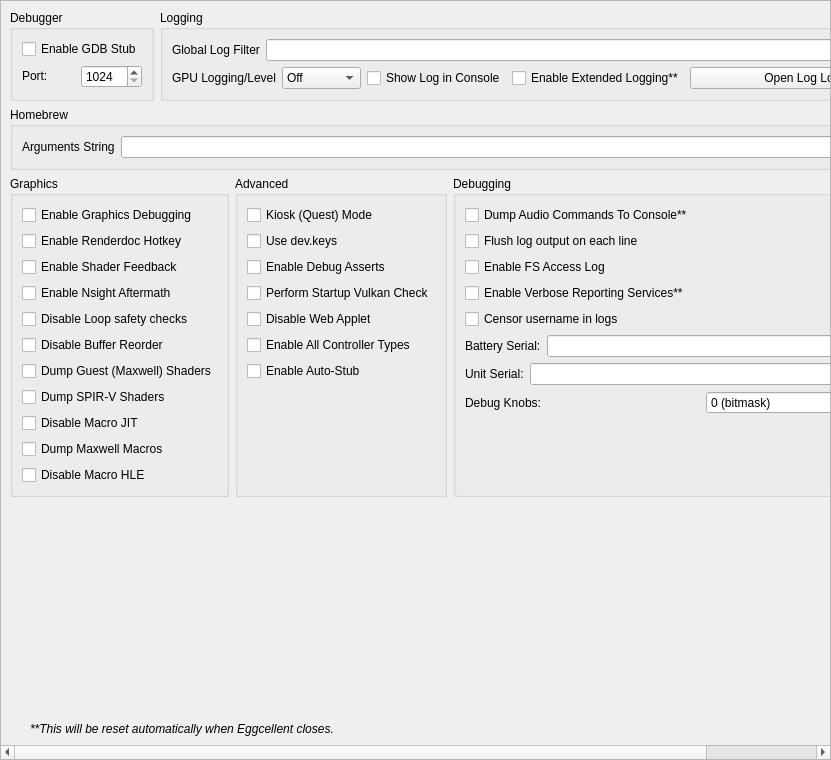
<?xml version="1.0" encoding="UTF-8"?>
<ui version="4.0">
 <class>ConfigureDebug</class>
 <widget class="QScrollArea" name="ConfigureDebug">
  <property name="geometry">
   <rect>
    <x>0</x>
    <y>0</y>
    <width>831</width>
    <height>760</height>
   </rect>
  </property>
  <property name="widgetResizable">
   <bool>true</bool>
  </property>
  <widget class="QWidget" name="widget">
   <property name="geometry">
    <rect>
     <x>0</x>
     <y>0</y>
     <width>829</width>
     <height>758</height>
    </rect>
   </property>
   <layout class="QVBoxLayout" name="verticalLayout_1">
    <item>
     <layout class="QHBoxLayout" name="horizontalLayout">
      <property name="topMargin">
       <number>0</number>
      </property>
      <item>
       <widget class="QGroupBox" name="groupBox">
        <property name="sizePolicy">
         <sizepolicy hsizetype="Preferred" vsizetype="Preferred">
          <horstretch>0</horstretch>
          <verstretch>0</verstretch>
         </sizepolicy>
        </property>
        <property name="title">
         <string>Debugger</string>
        </property>
        <property name="alignment">
         <set>Qt::AlignmentFlag::AlignLeading|Qt::AlignmentFlag::AlignLeft|Qt::AlignmentFlag::AlignTop</set>
        </property>
        <property name="flat">
         <bool>false</bool>
        </property>
        <property name="checkable">
         <bool>false</bool>
        </property>
        <layout class="QVBoxLayout" name="verticalLayout_3">
         <item>
          <widget class="QWidget" name="debug_widget" native="true">
           <property name="sizePolicy">
            <sizepolicy hsizetype="Preferred" vsizetype="Maximum">
             <horstretch>0</horstretch>
             <verstretch>0</verstretch>
            </sizepolicy>
           </property>
           <layout class="QVBoxLayout" name="verticalLayout">
            <property name="sizeConstraint">
             <enum>QLayout::SizeConstraint::SetDefaultConstraint</enum>
            </property>
            <property name="leftMargin">
             <number>0</number>
            </property>
            <property name="topMargin">
             <number>0</number>
            </property>
            <property name="rightMargin">
             <number>0</number>
            </property>
            <property name="bottomMargin">
             <number>0</number>
            </property>
            <item>
             <widget class="QCheckBox" name="toggle_gdbstub">
              <property name="sizePolicy">
               <sizepolicy hsizetype="Maximum" vsizetype="Maximum">
                <horstretch>0</horstretch>
                <verstretch>0</verstretch>
               </sizepolicy>
              </property>
              <property name="text">
               <string>Enable GDB Stub</string>
              </property>
             </widget>
            </item>
            <item>
             <widget class="QWidget" name="horizontalWidget_3" native="true">
              <property name="sizePolicy">
               <sizepolicy hsizetype="Preferred" vsizetype="Maximum">
                <horstretch>0</horstretch>
                <verstretch>0</verstretch>
               </sizepolicy>
              </property>
              <layout class="QHBoxLayout" name="horizontalLayout_3">
               <property name="leftMargin">
                <number>0</number>
               </property>
               <property name="topMargin">
                <number>0</number>
               </property>
               <property name="rightMargin">
                <number>0</number>
               </property>
               <property name="bottomMargin">
                <number>0</number>
               </property>
               <item>
                <widget class="QLabel" name="label_11">
                 <property name="sizePolicy">
                  <sizepolicy hsizetype="Minimum" vsizetype="Maximum">
                   <horstretch>0</horstretch>
                   <verstretch>0</verstretch>
                  </sizepolicy>
                 </property>
                 <property name="text">
                  <string>Port:</string>
                 </property>
                </widget>
               </item>
               <item>
                <widget class="QSpinBox" name="gdbport_spinbox">
                 <property name="sizePolicy">
                  <sizepolicy hsizetype="Preferred" vsizetype="Maximum">
                   <horstretch>0</horstretch>
                   <verstretch>0</verstretch>
                  </sizepolicy>
                 </property>
                 <property name="minimum">
                  <number>1024</number>
                 </property>
                 <property name="maximum">
                  <number>65535</number>
                 </property>
                </widget>
               </item>
              </layout>
             </widget>
            </item>
           </layout>
          </widget>
         </item>
        </layout>
       </widget>
      </item>
      <item>
       <widget class="QGroupBox" name="groupBox_2">
        <property name="sizePolicy">
         <sizepolicy hsizetype="Expanding" vsizetype="Preferred">
          <horstretch>0</horstretch>
          <verstretch>0</verstretch>
         </sizepolicy>
        </property>
        <property name="title">
         <string>Logging</string>
        </property>
        <layout class="QGridLayout" name="gridLayout_1">
         <item row="0" column="0" colspan="4">
          <widget class="QWidget" name="logging_widget" native="true">
           <property name="sizePolicy">
            <sizepolicy hsizetype="Preferred" vsizetype="Maximum">
             <horstretch>0</horstretch>
             <verstretch>0</verstretch>
            </sizepolicy>
           </property>
           <layout class="QHBoxLayout" name="horizontalLayout_1">
            <property name="leftMargin">
             <number>0</number>
            </property>
            <property name="topMargin">
             <number>0</number>
            </property>
            <property name="rightMargin">
             <number>0</number>
            </property>
            <property name="bottomMargin">
             <number>0</number>
            </property>
            <item>
             <widget class="QLabel" name="label_1">
              <property name="sizePolicy">
               <sizepolicy hsizetype="Preferred" vsizetype="Preferred">
                <horstretch>0</horstretch>
                <verstretch>0</verstretch>
               </sizepolicy>
              </property>
              <property name="text">
               <string>Global Log Filter</string>
              </property>
             </widget>
            </item>
            <item>
             <widget class="QLineEdit" name="log_filter_edit"/>
            </item>
           </layout>
          </widget>
         </item>
         <item row="1" column="0">
          <widget class="QWidget" name="gpu_log_level_widget" native="true">
           <property name="sizePolicy">
            <sizepolicy hsizetype="Preferred" vsizetype="Maximum">
             <horstretch>0</horstretch>
             <verstretch>0</verstretch>
            </sizepolicy>
           </property>
           <layout class="QHBoxLayout" name="gpu_log_level_layout">
            <property name="leftMargin">
             <number>0</number>
            </property>
            <property name="topMargin">
             <number>0</number>
            </property>
            <property name="rightMargin">
             <number>0</number>
            </property>
            <property name="bottomMargin">
             <number>0</number>
            </property>
            <item>
             <widget class="QLabel" name="gpu_log_level_label">
              <property name="text">
               <string>GPU Logging/Level</string>
              </property>
             </widget>
            </item>
            <item>
             <widget class="QComboBox" name="gpu_log_level">
              <property name="toolTip">
               <string>Detail level for GPU logs. Off disables logging entirely.</string>
              </property>
              <item>
               <property name="text">
                <string>Off</string>
               </property>
              </item>
              <item>
               <property name="text">
                <string>Errors</string>
               </property>
              </item>
              <item>
               <property name="text">
                <string>Standard</string>
               </property>
              </item>
              <item>
               <property name="text">
                <string>Verbose</string>
               </property>
              </item>
              <item>
               <property name="text">
                <string>All</string>
               </property>
              </item>
             </widget>
            </item>
           </layout>
          </widget>
         </item>
         <item row="1" column="1">
          <widget class="QCheckBox" name="toggle_console">
           <property name="text">
            <string>Show Log in Console</string>
           </property>
          </widget>
         </item>
         <item row="1" column="2">
          <widget class="QCheckBox" name="extended_logging">
           <property name="enabled">
            <bool>true</bool>
           </property>
           <property name="toolTip">
            <string>When checked, the max size of the log increases from 100 MB to 1 GB</string>
           </property>
           <property name="text">
            <string>Enable Extended Logging**</string>
           </property>
          </widget>
         </item>
         <item row="1" column="3">
          <widget class="QPushButton" name="open_log_button">
           <property name="sizePolicy">
            <sizepolicy hsizetype="Expanding" vsizetype="Maximum">
             <horstretch>1</horstretch>
             <verstretch>0</verstretch>
            </sizepolicy>
           </property>
           <property name="minimumSize">
            <size>
             <width>250</width>
             <height>0</height>
            </size>
           </property>
           <property name="text">
            <string>Open Log Location</string>
           </property>
          </widget>
         </item>
        </layout>
       </widget>
      </item>
     </layout>
    </item>
    <item>
     <widget class="QGroupBox" name="groupBox_3">
      <property name="title">
       <string>Homebrew</string>
      </property>
      <layout class="QVBoxLayout" name="verticalLayout_5">
       <item>
        <layout class="QHBoxLayout" name="horizontalLayout_4">
         <item>
          <widget class="QLabel" name="label_3">
           <property name="text">
            <string>Arguments String</string>
           </property>
          </widget>
         </item>
         <item>
          <widget class="QLineEdit" name="homebrew_args_edit"/>
         </item>
        </layout>
       </item>
      </layout>
     </widget>
    </item>
    <item>
     <layout class="QHBoxLayout" name="horizontalLayout_2">
      <item>
       <widget class="QGroupBox" name="groupBox_4">
        <property name="title">
         <string>Graphics</string>
        </property>
        <layout class="QGridLayout" name="gridLayout_2">
         <item row="4" column="0">
          <widget class="QCheckBox" name="disable_loop_safety_checks">
           <property name="toolTip">
            <string>When checked, it executes shaders without loop logic changes</string>
           </property>
           <property name="text">
            <string>Disable Loop safety checks</string>
           </property>
          </widget>
         </item>
         <item row="9" column="0">
          <widget class="QCheckBox" name="dump_macros">
           <property name="enabled">
            <bool>true</bool>
           </property>
           <property name="toolTip">
            <string>When checked, it will dump all the macro programs of the GPU</string>
           </property>
           <property name="text">
            <string>Dump Maxwell Macros</string>
           </property>
          </widget>
         </item>
         <item row="3" column="0">
          <widget class="QCheckBox" name="enable_nsight_aftermath">
           <property name="toolTip">
            <string>When checked, it enables Nsight Aftermath crash dumps</string>
           </property>
           <property name="text">
            <string>Enable Nsight Aftermath</string>
           </property>
          </widget>
         </item>
         <item row="6" column="0">
          <widget class="QCheckBox" name="dump_guest_shaders">
           <property name="enabled">
            <bool>true</bool>
           </property>
           <property name="toolTip">
            <string>When checked, it will dump original Maxwell guest shader bytecode (the input to the recompiler) as .ash files under DumpDir/shaders/. Useful for inspection with nvdisasm.</string>
           </property>
           <property name="text">
            <string>Dump Guest (Maxwell) Shaders</string>
           </property>
          </widget>
         </item>
         <item row="1" column="0">
          <widget class="QCheckBox" name="enable_renderdoc_hotkey">
           <property name="text">
            <string>Enable Renderdoc Hotkey</string>
           </property>
          </widget>
         </item>
         <item row="8" column="0">
          <widget class="QCheckBox" name="disable_macro_jit">
           <property name="enabled">
            <bool>true</bool>
           </property>
           <property name="toolTip">
            <string>When checked, it disables the macro Just In Time compiler. Enabling this makes games run slower</string>
           </property>
           <property name="text">
            <string>Disable Macro JIT</string>
           </property>
          </widget>
         </item>
         <item row="10" column="0">
          <widget class="QCheckBox" name="disable_macro_hle">
           <property name="enabled">
            <bool>true</bool>
           </property>
           <property name="toolTip">
            <string>When checked, it disables the macro HLE functions. Enabling this makes games run slower</string>
           </property>
           <property name="text">
            <string>Disable Macro HLE</string>
           </property>
          </widget>
         </item>
         <item row="0" column="0">
          <widget class="QCheckBox" name="enable_graphics_debugging">
           <property name="enabled">
            <bool>true</bool>
           </property>
           <property name="toolTip">
            <string>When checked, the graphics API enters a slower debugging mode</string>
           </property>
           <property name="text">
            <string>Enable Graphics Debugging</string>
           </property>
          </widget>
         </item>
         <item row="11" column="0">
          <spacer name="verticalSpacer_5">
           <property name="orientation">
            <enum>Qt::Orientation::Vertical</enum>
           </property>
           <property name="sizeType">
            <enum>QSizePolicy::Policy::Preferred</enum>
           </property>
           <property name="sizeHint" stdset="0">
            <size>
             <width>20</width>
             <height>0</height>
            </size>
           </property>
          </spacer>
         </item>
         <item row="2" column="0">
          <widget class="QCheckBox" name="enable_shader_feedback">
           <property name="toolTip">
            <string>When checked, yuzu will log statistics about the compiled pipeline cache</string>
           </property>
           <property name="text">
            <string>Enable Shader Feedback</string>
           </property>
          </widget>
         </item>
         <item row="5" column="0">
          <widget class="QCheckBox" name="disable_buffer_reorder">
           <property name="toolTip">
            <string>&lt;html&gt;&lt;head/&gt;&lt;body&gt;&lt;p&gt;When checked, disables reordering of mapped memory uploads which allows to associate uploads with specific draws. May reduce performance in some cases.&lt;/p&gt;&lt;/body&gt;&lt;/html&gt;</string>
           </property>
           <property name="text">
            <string>Disable Buffer Reorder</string>
           </property>
          </widget>
         </item>
         <item row="7" column="0">
          <widget class="QCheckBox" name="gpu_log_shader_dumps">
           <property name="toolTip">
            <string>When checked, it will dump the recompiler's output SPIR-V binaries (.spv) under LogDir/shaders/. Inspect via SPIRV-Tools (spirv-dis / spirv-cross / spirv-val) or RenderDoc.</string>
           </property>
           <property name="text">
            <string>Dump SPIR-V Shaders</string>
           </property>
          </widget>
         </item>
        </layout>
       </widget>
      </item>
      <item>
       <widget class="QGroupBox" name="groupBox_6">
        <property name="title">
         <string>Advanced</string>
        </property>
        <layout class="QGridLayout" name="gridLayout_4">
         <item row="3" column="0">
          <widget class="QCheckBox" name="perform_vulkan_check">
           <property name="toolTip">
            <string>Enables yuzu to check for a working Vulkan environment when the program starts up. Disable this if this is causing issues with external programs seeing yuzu.</string>
           </property>
           <property name="text">
            <string>Perform Startup Vulkan Check</string>
           </property>
          </widget>
         </item>
         <item row="4" column="0">
          <widget class="QCheckBox" name="disable_web_applet">
           <property name="text">
            <string>Disable Web Applet</string>
           </property>
          </widget>
         </item>
         <item row="5" column="0">
          <widget class="QCheckBox" name="enable_all_controllers">
           <property name="text">
            <string>Enable All Controller Types</string>
           </property>
          </widget>
         </item>
         <item row="6" column="0">
          <widget class="QCheckBox" name="use_auto_stub">
           <property name="text">
            <string>Enable Auto-Stub</string>
           </property>
          </widget>
         </item>
         <item row="0" column="0">
          <widget class="QCheckBox" name="quest_flag">
           <property name="text">
            <string>Kiosk (Quest) Mode</string>
           </property>
          </widget>
         </item>
         <item row="1" column="0">
          <widget class="QCheckBox" name="use_dev_keys">
           <property name="text">
            <string>Use dev.keys</string>
           </property>
          </widget>
         </item>
         <item row="2" column="0">
          <widget class="QCheckBox" name="use_debug_asserts">
           <property name="text">
            <string>Enable Debug Asserts</string>
           </property>
          </widget>
         </item>
         <item row="7" column="0">
          <spacer name="verticalSpacer_4">
           <property name="orientation">
            <enum>Qt::Orientation::Vertical</enum>
           </property>
           <property name="sizeType">
            <enum>QSizePolicy::Policy::Expanding</enum>
           </property>
           <property name="sizeHint" stdset="0">
            <size>
             <width>20</width>
             <height>0</height>
            </size>
           </property>
          </spacer>
         </item>
        </layout>
       </widget>
      </item>
      <item>
       <widget class="QGroupBox" name="groupBox_5">
        <property name="title">
         <string>Debugging</string>
        </property>
        <layout class="QGridLayout" name="gridLayout_3">
         <item row="6" column="0">
          <widget class="QWidget" name="serial_battery_widget" native="true">
           <property name="sizePolicy">
            <sizepolicy hsizetype="Preferred" vsizetype="Maximum">
             <horstretch>0</horstretch>
             <verstretch>0</verstretch>
            </sizepolicy>
           </property>
           <layout class="QHBoxLayout" name="horizontalLayout_11">
            <property name="leftMargin">
             <number>0</number>
            </property>
            <property name="topMargin">
             <number>0</number>
            </property>
            <property name="rightMargin">
             <number>0</number>
            </property>
            <property name="bottomMargin">
             <number>0</number>
            </property>
            <item>
             <widget class="QLabel" name="label_12">
              <property name="sizePolicy">
               <sizepolicy hsizetype="Preferred" vsizetype="Preferred">
                <horstretch>0</horstretch>
                <verstretch>0</verstretch>
               </sizepolicy>
              </property>
              <property name="text">
               <string>Battery Serial:</string>
              </property>
             </widget>
            </item>
            <item>
             <widget class="QLineEdit" name="serial_battery_edit"/>
            </item>
           </layout>
          </widget>
         </item>
         <item row="8" column="0">
          <widget class="QWidget" name="debug_knobs_widget" native="true">
           <property name="sizePolicy">
            <sizepolicy hsizetype="Preferred" vsizetype="Maximum">
             <horstretch>0</horstretch>
             <verstretch>0</verstretch>
            </sizepolicy>
           </property>
           <layout class="QHBoxLayout" name="horizontalLayout_debug_knobs">
            <property name="leftMargin">
             <number>0</number>
            </property>
            <property name="topMargin">
             <number>0</number>
            </property>
            <property name="rightMargin">
             <number>0</number>
            </property>
            <property name="bottomMargin">
             <number>0</number>
            </property>
            <item>
             <widget class="QLabel" name="label_debug_knobs">
              <property name="sizePolicy">
               <sizepolicy hsizetype="Preferred" vsizetype="Preferred">
                <horstretch>0</horstretch>
                <verstretch>0</verstretch>
               </sizepolicy>
              </property>
              <property name="text">
               <string>Debug Knobs:</string>
              </property>
             </widget>
            </item>
            <item>
             <widget class="QSpinBox" name="debug_knobs_spinbox">
              <property name="minimum">
               <number>0</number>
              </property>
              <property name="maximum">
               <number>65535</number>
              </property>
              <property name="toolTip">
               <string>Bitmask for quick development toggles</string>
              </property>
              <property name="statusTip">
               <string>Set debug knobs (bitmask)</string>
              </property>
              <property name="whatsThis">
               <string>16-bit debug knob set for quick development toggles</string>
              </property>
              <property name="suffix">
               <string> (bitmask)</string>
              </property>
             </widget>
            </item>
           </layout>
          </widget>
         </item>
         <item row="7" column="0">
          <widget class="QWidget" name="serial_board_widget" native="true">
           <property name="sizePolicy">
            <sizepolicy hsizetype="Preferred" vsizetype="Maximum">
             <horstretch>0</horstretch>
             <verstretch>0</verstretch>
            </sizepolicy>
           </property>
           <layout class="QHBoxLayout" name="horizontalLayout_12">
            <property name="leftMargin">
             <number>0</number>
            </property>
            <property name="topMargin">
             <number>0</number>
            </property>
            <property name="rightMargin">
             <number>0</number>
            </property>
            <property name="bottomMargin">
             <number>0</number>
            </property>
            <item>
             <widget class="QLabel" name="label_13">
              <property name="sizePolicy">
               <sizepolicy hsizetype="Preferred" vsizetype="Preferred">
                <horstretch>0</horstretch>
                <verstretch>0</verstretch>
               </sizepolicy>
              </property>
              <property name="text">
               <string>Unit Serial:</string>
              </property>
             </widget>
            </item>
            <item>
             <widget class="QLineEdit" name="serial_board_edit"/>
            </item>
           </layout>
          </widget>
         </item>
         <item row="20" column="0">
          <spacer name="verticalSpacer_3">
           <property name="orientation">
            <enum>Qt::Orientation::Vertical</enum>
           </property>
           <property name="sizeType">
            <enum>QSizePolicy::Policy::Expanding</enum>
           </property>
           <property name="sizeHint" stdset="0">
            <size>
             <width>20</width>
             <height>0</height>
            </size>
           </property>
          </spacer>
         </item>
         <item row="1" column="0">
          <widget class="QCheckBox" name="dump_audio_commands">
           <property name="toolTip">
            <string>Enable this to output the latest generated audio command list to the console. Only affects games using the audio renderer.</string>
           </property>
           <property name="text">
            <string>Dump Audio Commands To Console**</string>
           </property>
          </widget>
         </item>
         <item row="2" column="0">
          <widget class="QCheckBox" name="flush_line">
           <property name="text">
            <string>Flush log output on each line</string>
           </property>
          </widget>
         </item>
         <item row="3" column="0">
          <widget class="QCheckBox" name="fs_access_log">
           <property name="text">
            <string>Enable FS Access Log</string>
           </property>
          </widget>
         </item>
         <item row="4" column="0">
          <widget class="QCheckBox" name="reporting_services">
           <property name="text">
            <string>Enable Verbose Reporting Services**</string>
           </property>
          </widget>
         </item>
         <item row="5" column="0">
          <widget class="QCheckBox" name="censor_username">
           <property name="text">
            <string>Censor username in logs</string>
           </property>
          </widget>
         </item>
        </layout>
       </widget>
      </item>
     </layout>
    </item>
    <item>
     <spacer name="verticalSpacer">
      <property name="orientation">
       <enum>Qt::Orientation::Vertical</enum>
      </property>
      <property name="sizeHint" stdset="0">
       <size>
        <width>20</width>
        <height>0</height>
       </size>
      </property>
     </spacer>
    </item>
    <item>
     <widget class="QLabel" name="label_5">
      <property name="sizePolicy">
       <sizepolicy hsizetype="Expanding" vsizetype="Preferred">
        <horstretch>0</horstretch>
        <verstretch>0</verstretch>
       </sizepolicy>
      </property>
      <property name="font">
       <font>
        <italic>true</italic>
       </font>
      </property>
      <property name="text">
    <string>**This will be reset automatically when Eggcellent closes.</string>
      </property>
      <property name="indent">
       <number>20</number>
      </property>
     </widget>
    </item>
   </layout>
  </widget>
 </widget>
 <tabstops>
  <tabstop>log_filter_edit</tabstop>
  <tabstop>toggle_console</tabstop>
  <tabstop>extended_logging</tabstop>
  <tabstop>open_log_button</tabstop>
  <tabstop>homebrew_args_edit</tabstop>
  <tabstop>enable_graphics_debugging</tabstop>
  <tabstop>enable_shader_feedback</tabstop>
  <tabstop>enable_nsight_aftermath</tabstop>
  <tabstop>fs_access_log</tabstop>
  <tabstop>reporting_services</tabstop>
  <tabstop>quest_flag</tabstop>
  <tabstop>use_debug_asserts</tabstop>
 </tabstops>
 <resources/>
 <connections/>
</ui>
